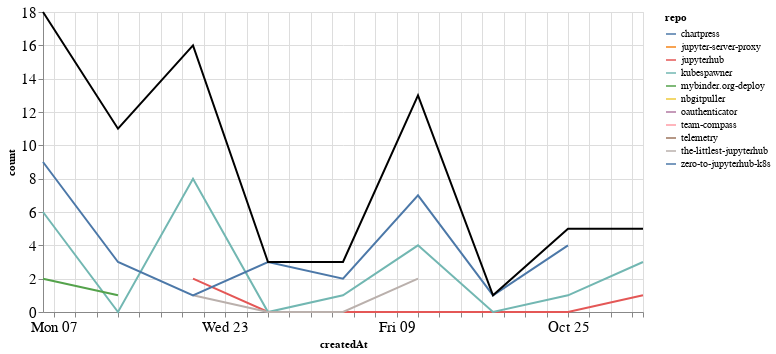

The notebook cell saved with this chart:
### Markdown cell above
## Comments

### Code cell
comments_time = comments.groupby('repo').resample('W', on='createdAt').count()['author'].reset_index()
comments_time = comments_time.rename(columns={'author': 'count'})
comments_time_total = comments_time.groupby('createdAt').agg({"count": "sum"}).reset_index()
ch1 = alt.Chart(comments_time, width=600).mark_line().encode(
    x='createdAt',
    y='count',
    color='repo',
    tooltip="repo"
)

ch2 = alt.Chart(comments_time_total, width=600).mark_line(color="black").encode(
    x='createdAt',
    y='count',
)

ch1 + ch2

### Figure 1 — Vega-Lite specification as saved in the notebook (floating-point values rounded to 4 significant figures)
{"config": {"axisLeft": {"labelFontSize": 15}, "axisBottom": {"labelFontSize": 15}}, "layer": [{"data": {"name": "data-0191d24cd0a6f60901a36af40b4f88c8"}, "mark": "line", "encoding": {"color": {"type": "nominal", "field": "repo"}, "tooltip": {"type": "nominal", "field": "repo"}, "x": {"type": "temporal", "field": "createdAt"}, "y": {"type": "quantitative", "field": "count"}}, "width": 600}, {"data": {"name": "data-0e8536ca01012afb9d4c3af27e43b0db"}, "mark": {"type": "line", "color": "black"}, "encoding": {"x": {"type": "temporal", "field": "createdAt"}, "y": {"type": "quantitative", "field": "count"}}, "width": 600}], "$schema": "https://vega.github.io/schema/vega-lite/v4.8.1.json", "datasets": {"data-0191d24cd0a6f60901a36af40b4f88c8": [{"repo": "chartpress", "createdAt": "2020-11-01T00:00:00", "count": 1}, {"repo": "jupyter-server-proxy", "createdAt": "2020-09-20T00:00:00", "count": 3}, {"repo": "jupyterhub", "createdAt": "2020-09-20T00:00:00", "count": 2}, {"repo": "jupyterhub", "createdAt": "2020-09-27T00:00:00", "count": 0}, {"repo": "jupyterhub", "createdAt": "2020-10-04T00:00:00", "count": 0}, {"repo": "jupyterhub", "createdAt": "2020-10-11T00:00:00", "count": 0}, {"repo": "jupyterhub", "createdAt": "2020-10-18T00:00:00", "count": 0}, {"repo": "jupyterhub", "createdAt": "2020-10-25T00:00:00", "count": 0}, {"repo": "jupyterhub", "createdAt": "2020-11-01T00:00:00", "count": 1}, {"repo": "kubespawner", "createdAt": "2020-09-06T00:00:00", "count": 6}, {"repo": "kubespawner", "createdAt": "2020-09-13T00:00:00", "count": 0}, {"repo": "kubespawner", "createdAt": "2020-09-20T00:00:00", "count": 8}, {"repo": "kubespawner", "createdAt": "2020-09-27T00:00:00", "count": 0}, {"repo": "kubespawner", "createdAt": "2020-10-04T00:00:00", "count": 1}, {"repo": "kubespawner", "createdAt": "2020-10-11T00:00:00", "count": 4}, {"repo": "kubespawner", "createdAt": "2020-10-18T00:00:00", "count": 0}, {"repo": "kubespawner", "createdAt": "2020-10-25T00:00:00", "count": 1}, {"repo": "kubespawner", "createdAt": "2020-11-01T00:00:00", "count": 3}, {"repo": "mybinder.org-deploy", "createdAt": "2020-09-06T00:00:00", "count": 2}, {"repo": "mybinder.org-deploy", "createdAt": "2020-09-13T00:00:00", "count": 1}, {"repo": "nbgitpuller", "createdAt": "2020-09-20T00:00:00", "count": 1}, {"repo": "oauthenticator", "createdAt": "2020-09-06T00:00:00", "count": 1}, {"repo": "team-compass", "createdAt": "2020-09-13T00:00:00", "count": 1}, {"repo": "telemetry", "createdAt": "2020-09-13T00:00:00", "count": 6}, {"repo": "the-littlest-jupyterhub", "createdAt": "2020-09-20T00:00:00", "count": 1}, {"repo": "the-littlest-jupyterhub", "createdAt": "2020-09-27T00:00:00", "count": 0}, {"repo": "the-littlest-jupyterhub", "createdAt": "2020-10-04T00:00:00", "count": 0}, {"repo": "the-littlest-jupyterhub", "createdAt": "2020-10-11T00:00:00", "count": 2}, {"repo": "zero-to-jupyterhub-k8s", "createdAt": "2020-09-06T00:00:00", "count": 9}, {"repo": "zero-to-jupyterhub-k8s", "createdAt": "2020-09-13T00:00:00", "count": 3}, {"repo": "zero-to-jupyterhub-k8s", "createdAt": "2020-09-20T00:00:00", "count": 1}, {"repo": "zero-to-jupyterhub-k8s", "createdAt": "2020-09-27T00:00:00", "count": 3}, {"repo": "zero-to-jupyterhub-k8s", "createdAt": "2020-10-04T00:00:00", "count": 2}, {"repo": "zero-to-jupyterhub-k8s", "createdAt": "2020-10-11T00:00:00", "count": 7}, {"repo": "zero-to-jupyterhub-k8s", "createdAt": "2020-10-18T00:00:00", "count": 1}, {"repo": "zero-to-jupyterhub-k8s", "createdAt": "2020-10-25T00:00:00", "count": 4}], "data-0e8536ca01012afb9d4c3af27e43b0db": [{"createdAt": "2020-09-06T00:00:00", "count": 18}, {"createdAt": "2020-09-13T00:00:00", "count": 11}, {"createdAt": "2020-09-20T00:00:00", "count": 16}, {"createdAt": "2020-09-27T00:00:00", "count": 3}, {"createdAt": "2020-10-04T00:00:00", "count": 3}, {"createdAt": "2020-10-11T00:00:00", "count": 13}, {"createdAt": "2020-10-18T00:00:00", "count": 1}, {"createdAt": "2020-10-25T00:00:00", "count": 5}, {"createdAt": "2020-11-01T00:00:00", "count": 5}]}}
